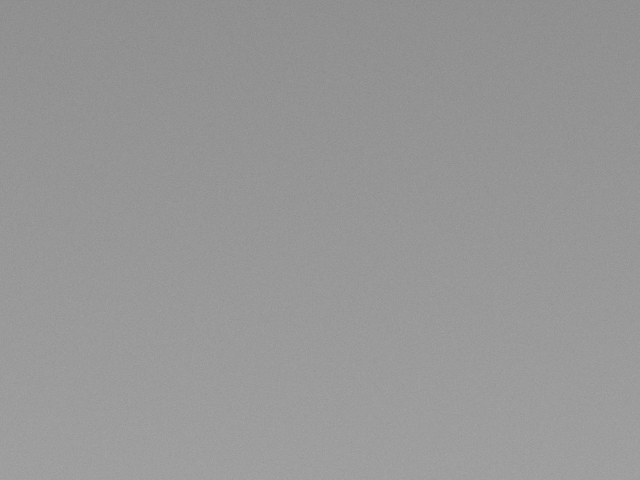
#> input picture data/reference/SC001.png, 640 x 480 px
$ python -i quality.py   (imports and definitions only)   (older library calls are emulated)
#> lines starting #> are read from the running program, lines starting #| are printed output that depends on the picture
#> further down, picture is the input picture: shape (480, 640, 3); mean B, G, R 151, 151, 151
"""Frame quality score in [0, 1] from edge strength and contrast (explainable, no ML)."""
import cv2
import numpy as np

EDGE_REF = 260.0      # 99th-percentile Sobel magnitude of a healthy frame at 320 px width
CONTRAST_REF = 22.0   # grey-level standard deviation of a healthy frame


def frame_quality(img: np.ndarray) -> float:
    gray = cv2.cvtColor(img, cv2.COLOR_BGR2GRAY)
    h, w = gray.shape
#> h = 480; w = 640
    if w != 320:  # normalise so the score does not depend on the sampling width
        gray = cv2.resize(gray, (320, max(1, int(h * 320 / w))), interpolation=cv2.INTER_AREA)
#> gray: shape (240, 320)
    smooth = cv2.GaussianBlur(gray, (3, 3), 0)  # suppress sensor noise before measuring edges
    gx = cv2.Sobel(smooth, cv2.CV_32F, 1, 0)
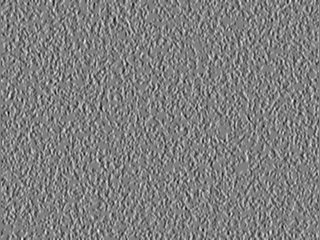
#> gx: shape (240, 320) float32; min -9, max 9, mean 0.000221; drawn with min black and max white
    gy = cv2.Sobel(smooth, cv2.CV_32F, 0, 1)
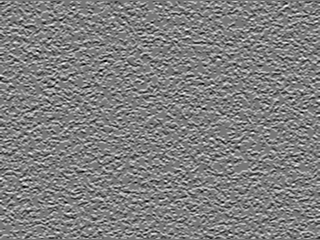
#> gy: shape (240, 320) float32; min -7, max 8, mean 0.497; drawn with min black and max white
    edge = float(np.percentile(np.hypot(gx, gy), 99))
#> edge = 6.32
    contrast = float(gray.std())
#> contrast = 4.47
    score = 0.6 * min(1.0, edge / EDGE_REF) + 0.4 * min(1.0, contrast / CONTRAST_REF)
#> score = 0.096
    return round(max(0.0, min(1.0, score)), 3)

>>> import cv2
>>> picture = cv2.imread('../data/reference/SC001.png')
>>> result = frame_quality(picture)
#> result = 0.096
